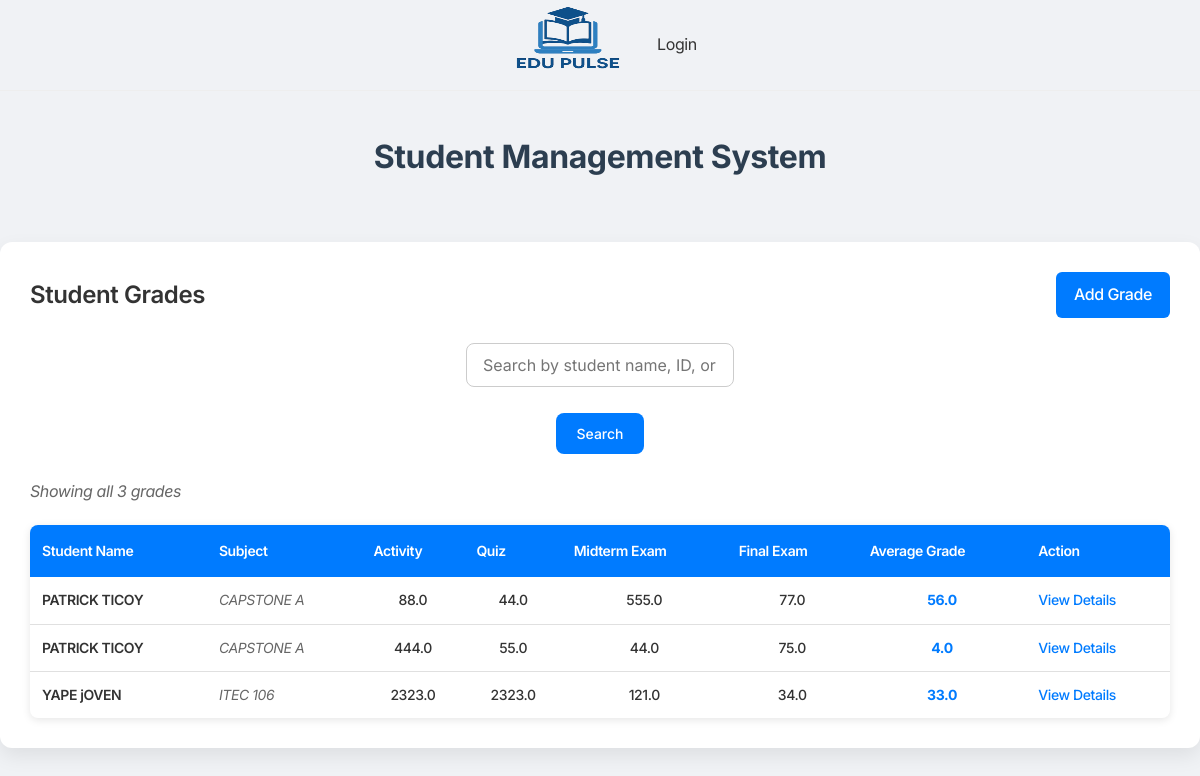
Page /grades/ on the committed database.
### app/models.py (models this page shows, shortened)
class Grade(models.Model):
    student = models.ForeignKey(Student, on_delete=models.CASCADE, related_name='grades')
    subject = models.ForeignKey(Subject, on_delete=models.CASCADE, related_name='grades')
    activity = models.FloatField()
    quiz = models.FloatField()
    mid_term_exam = models.FloatField()
    final_exam = models.FloatField()
    avg_grade = models.FloatField()

class Subject(models.Model):
    name = models.CharField(max_length=100)
    student = models.ForeignKey(Student, on_delete=models.CASCADE, related_name='subjects')

class Student(models.Model):
    first_name = models.CharField(max_length=100)
    last_name = models.CharField(max_length=100)
    student_id = models.IntegerField()
    section = models.CharField(max_length=100)
    age = models.IntegerField()
    email = models.EmailField()

### app/views.py (the view, shortened to what this page needs)
# urls.py: path('grades/', GradeListView.as_view(), name='grade_list'),
class GradeListView(ListView):
    model = Grade
    template_name = 'app/grade_list.html'
    context_object_name = 'grades'
    paginate_by = 20
    def get_queryset(self):
        queryset = Grade.objects.all().select_related('subject', 'subject__student')
        search_query = self.request.GET.get('search', '').strip()
        return queryset.order_by('subject__student__last_name', 'subject__student__first_name', 'subject__name')
    def get_context_data(self, **kwargs):
        context = super().get_context_data(**kwargs)
        context['search_query'] = self.request.GET.get('search', '')
        context['total_grades'] = Grade.objects.count()
        return context

### app/templates/app/grade_list.html (shortened to what this page needs)
{% extends 'app/base.html' %}
{% block content %}
<div class="grade-container">
    <div class="grade-header">
        <h2>Student Grades</h2>
        <a href="{% url 'grade_create' %}" class="add-link">Add Grade</a>
    </div>
    <div class="search-container">
        <form method="get" class="search-form">
            <input
                type="text"
                name="search"
                value="{{ search_query }}"
                placeholder="Search by student name, ID, or subject..."
                class="search-input"
            >
            <button type="submit" class="search-btn">Search</button>
        </form>
    </div>
    <div class="search-results">
        {% if search_query %}
            {% if grades %}
                Showing {{ grades|length }} result{{ grades|length|pluralize }} for "{{ search_query }}"
                ({{ total_grades }} total grades)
            {% else %}
                No results found for "{{ search_query }}" ({{ total_grades }} total grades)
            {% endif %}
        {% else %}
            Showing all {{ total_grades }} grade{{ total_grades|pluralize }}
        {% endif %}
    </div>
    {% if grades %}
        <table class="grades-table">
            <thead>
                <tr>
                    <th>Student Name</th>
                    <th>Subject</th>
                    <th>Activity</th>
                    <th>Quiz</th>
                    <th>Midterm Exam</th>
                    <th>Final Exam</th>
                    <th>Average Grade</th>
                    <th>Action</th>
                </tr>
            </thead>
            <tbody>
                {% for grade in grades %}
                    <tr>
                        <td class="student-name">
                            {% if grade.subject.student %}
                                {{ grade.subject.student.first_name }} {{ grade.subject.student.last_name }}
                            {% else %}
                                N/A
                            {% endif %}
                        </td>
                        <td class="subject-name">{{ grade.subject.name }}</td>
                        <td class="grade-score">{{ grade.activity|floatformat:1 }}</td>
                        <td class="grade-score">{{ grade.quiz|floatformat:1 }}</td>
                        <td class="grade-score">{{ grade.mid_term_exam|floatformat:1 }}</td>
                        <td class="grade-score">{{ grade.final_exam|floatformat:1 }}</td>
                        <td class="grade-score avg-grade">{{ grade.avg_grade|floatformat:1 }}</td>
                        <td>
                            <a href="{% url 'grade_detail' grade.pk %}" class="detail-link">View Details</a>
                        </td>
                    </tr>
                {% endfor %}
            </tbody>
        </table>
    {% endif %}
</div>
{% endblock %}

### static/css/navbar.css (style rules this page uses)
* { margin: 0; padding: 0; box-sizing: border-box; font-family: "Inter", sans-serif; }
:root { --dark-grey: #333333; --medium-grey: #636363; --light-grey: #eeeeee; --ash: #f4f4f4; --primary-color: #2b72fb; --white: white; --border: 1px solid var(--light-grey); --shadow: rgba(0, 0, 0, 0.05) 0px 6px 24px 0px, rgba(0, 0, 0, 0.08) 0px 0px 0px 1px; }
body { font-family: inherit; background-color: var(--white); color: var(--dark-grey); letter-spacing: -0.4px; }
a { text-decoration: none; color: inherit; }
button { border: none; background-color: transparent; cursor: pointer; color: inherit; }

### static/css/post.css (style rules this page uses)
form { display: flex; flex-direction: column; }
form input[type="text"], form textarea { padding: 0.7rem 1rem; margin-bottom: 1rem; border: 1px solid #ccc; border-radius: 8px; font-size: 1rem; }

### app/templates/app/base.html (style rules this page uses)
* { margin: 0; padding: 0; box-sizing: border-box; }
body { font-family: 'Segoe UI', Tahoma, Geneva, Verdana, sans-serif; background-color: #f5f6fa; color: #333; line-height: 1.6; }

### app/templates/app/grade_list.html (style rules this page uses)
body { font-family: 'Segoe UI', Tahoma, Geneva, Verdana, sans-serif; background-color: #f0f2f5; margin: 0; padding: 0; }
.grade-container { max-width: 1200px; margin: 60px auto; padding: 30px; background-color: #ffffff; border-radius: 12px; box-shadow: 0 8px 20px rgba(0, 0, 0, 0.08); }
.grade-header { display: flex; justify-content: space-between; align-items: center; margin-bottom: 25px; }
.grade-header h2 { font-size: 24px; font-weight: 600; margin: 0; color: #333; }
.add-link { background-color: #007bff; color: #fff; padding: 10px 18px; border-radius: 6px; text-decoration: none; font-weight: 500; transition: background-color 0.3s ease; }
.search-container { margin-bottom: 25px; display: flex; gap: 10px; align-items: center; }
.search-form { display: flex; gap: 10px; align-items: center; flex: 1; }
.search-input { flex: 1; padding: 12px 16px; border: 2px solid #e0e0e0; border-radius: 8px; font-size: 14px; transition: border-color 0.3s ease; }
.search-btn { background-color: #007bff; color: white; border: none; padding: 12px 20px; border-radius: 8px; cursor: pointer; font-size: 14px; font-weight: 500; transition: background-color 0.3s ease; }
.search-results { margin-bottom: 15px; color: #666; font-style: italic; }
.grades-table { width: 100%; border-collapse: collapse; margin-top: 20px; box-shadow: 0 2px 8px rgba(0, 0, 0, 0.1); border-radius: 8px; overflow: hidden; }
.grades-table th { background-color: #007bff; color: white; padding: 15px 12px; text-align: left; font-weight: 600; font-size: 14px; }
.grades-table td { padding: 12px; border-bottom: 1px solid #e0e0e0; font-size: 14px; }
.grades-table tr:last-child td { border-bottom: none; }
.student-name { font-weight: 600; color: #333; }
.subject-name { color: #666; font-style: italic; }
.grade-score { text-align: center; font-weight: 500; }
.avg-grade { font-weight: 700; color: #007bff; }
.detail-link { color: #007bff; text-decoration: none; font-weight: 500; }

### rows in the picture
Grade: subject.student.first_name "PATRICK", subject.student.last_name "TICOY", subject.name "CAPSTONE A", activity "88.0", quiz "44.0", mid_term_exam "555.0", final_exam "77.0", avg_grade "56.0"
Grade: subject.student.first_name "PATRICK", subject.student.last_name "TICOY", subject.name "CAPSTONE A", activity "444.0", quiz "55.0", mid_term_exam "44.0", final_exam "75.0", avg_grade "4.0"
Grade: subject.student.first_name "YAPE", subject.student.last_name "jOVEN", subject.name "ITEC 106", activity "2323.0", quiz "2323.0", mid_term_exam "121.0", final_exam "34.0", avg_grade "33.0"

### other values in the picture
{{ total_grades }} "3"
